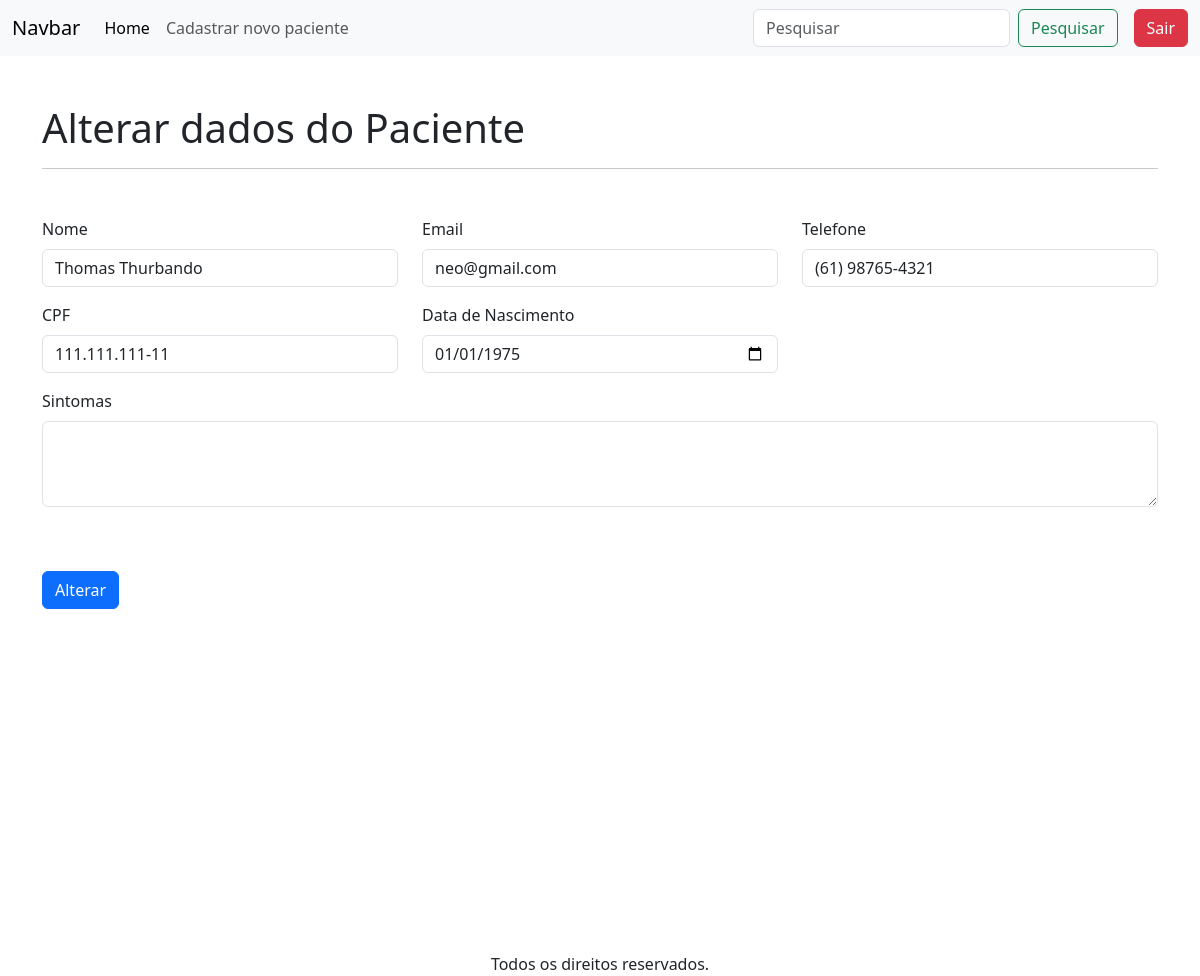
/alterarPaciente/2 (signed in), run on an earlier commit of the app's database.
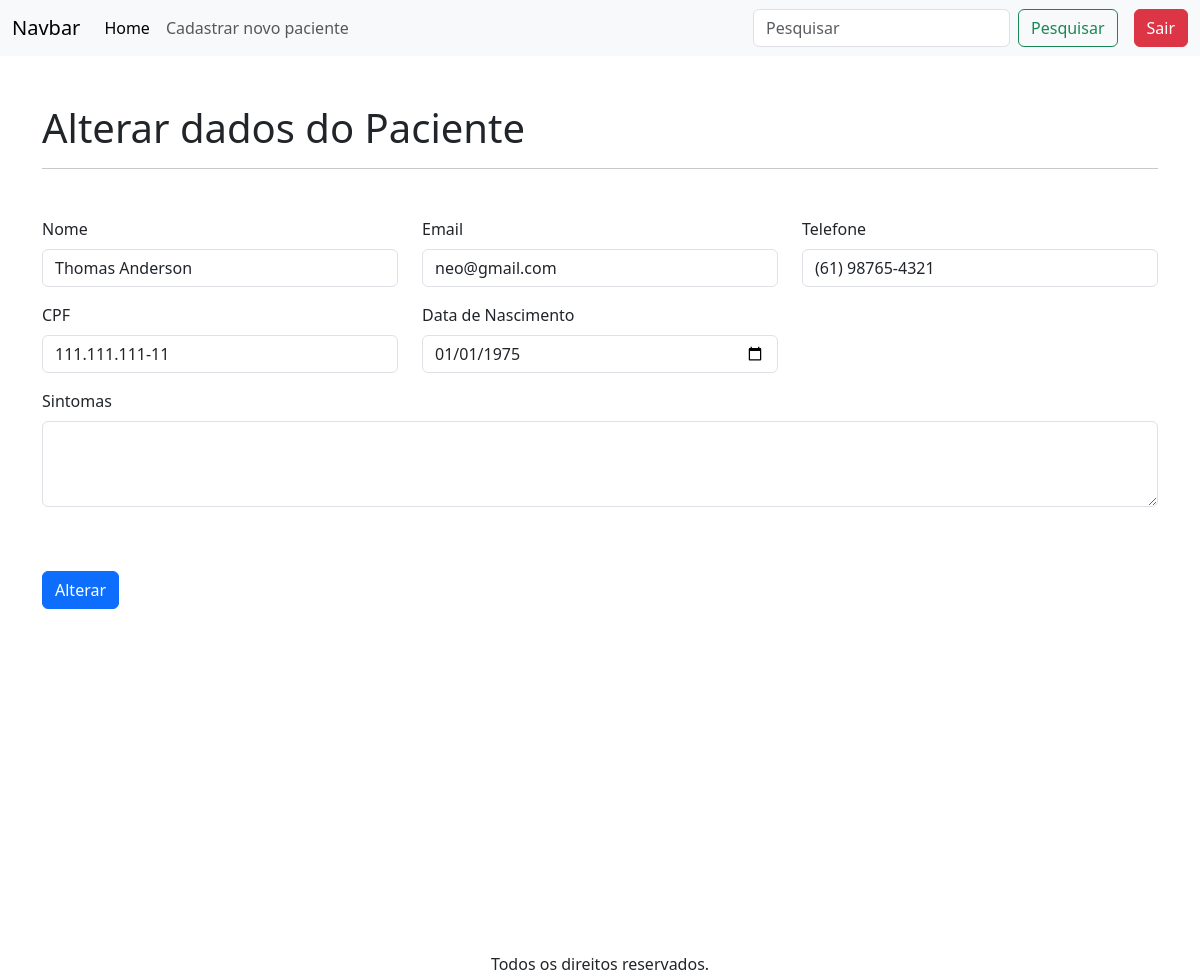
And on a later commit of the database.
### apps/crud/models.py (models this page shows, shortened)
class Paciente(models.Model):
    codigo_paciente = models.AutoField(primary_key=True)
    nome = models.CharField(max_length=150, null=False, blank=False)
    cpf = models.CharField(max_length=14, unique=True, null=False, blank=False)
    email = models.EmailField(unique=True, null=False, blank=False)
    telefone = models.CharField(max_length=15, null=False, blank=False)
    data_nascimento = models.DateField(null=False, blank=False)
    sintomas = models.TextField(null=True, blank=True)

### apps/crud/views.py (the view)
# urls.py: path('alterarPaciente/<int:codigo_paciente>', views.alterar_paciente, name='alterar_paciente'),
@login_required
def alterar_paciente(request,codigo_paciente):
    paciente = get_object_or_404(Paciente, codigo_paciente=codigo_paciente)
    if request.method == 'POST':
        form = PacienteForm(request.POST, instance=paciente)
        if form.is_valid():
            form.save()
            return redirect('index')
    else:
        form = PacienteForm(instance=paciente)
    return render(request, "alterar_dados.html", {'form': form, 'paciente': paciente})

### apps/crud/templates/alterar_dados.html (shortened to what this page needs)
{% extends 'base-crud.html' %}
{% load static %}
{% block content %}
<h1 class="mt-5">
    Alterar dados do Paciente
</h1>
<hr>
<form action="{% url 'alterar_paciente' paciente.codigo_paciente %}" method="POST">
    {% include 'includes/form.html' %}
    <div class="d-flex justify-content-start mt-5 mb-5">
        <button type="submit" class="btn btn-primary">Alterar</button>
    </div>
</form>
{% endblock %}

### apps/crud/templates/includes/form.html (shortened to what this page needs)
<div class="row mt-5">
        <div class="col-12 col-lg-4 mb-3">
        <label for="{{ form.nome.id_for_label }}"
        class="form-label">Nome</label>
        {{ form.nome}}
    </div>
    <div class="col-12 col-md-6 col-lg-4 mb-3">
        <label for="{{ form.email.id_for_label }}"
        class="form-label">Email</label>
        {{ form.email}}
    </div>
    <div class="col-12 col-lg-4 mb-3">
        <label for="{{ form.telefone.id_for_label }}"
        class="form-label">Telefone</label>
        {{ form.telefone}}
    </div>
    <div class="col-12 col-md-6 col-lg-4 mb-3">
        <label for="{{ form.cpf.id_for_label }}"
        class="form-label">CPF</label>
        {{ form.cpf}}
    </div>
    <div class="col-12 col-md-6 col-lg-4 mb-3">
        <label for="{{ form.data_nascimento.id_for_label }}"
        class="form-label">Data de Nascimento</label>
        {{ form.data_nascimento}}
    </div>
    <div class="col-12 col-12 mb-3">
        <label for="{{ form.sintomas.id_for_label }}"
        class="form-label">Sintomas</label>
        {{ form.sintomas}}
    </div>

What changed in the data, as far as the page shows it:
changed Paciente "neo@gmail.com": nome "Thomas Thurbando" → "Thomas Anderson"
